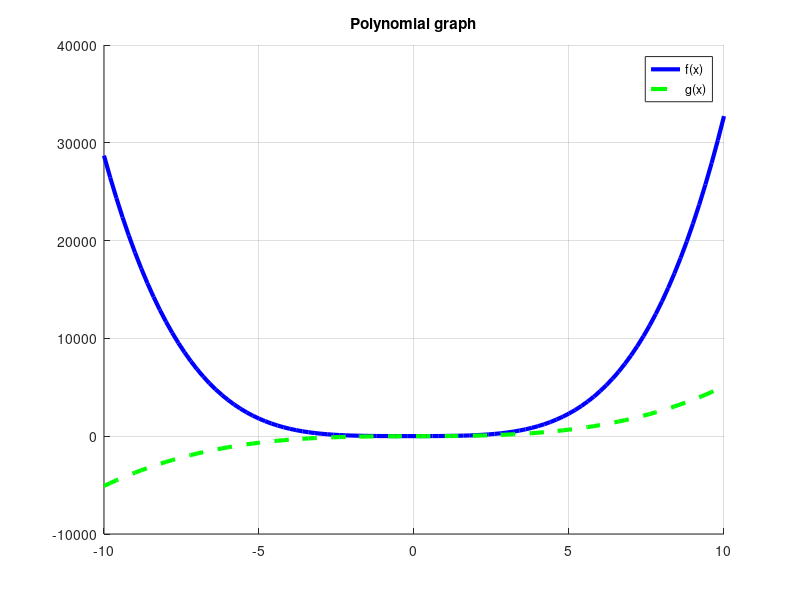

Write MATLAB code to recreate this figure.
%ex2: Plot f(x)=3x^4+2x^3+7x^2+2x+9 and g(x)=5x^3+9x+2 from x=-10 to x=10
%on the same graph

x=-10:0.2:10;
f=3*x.^4+2*x.^3+7*x.^2+2*x+9;
g=5*x.^3+9*x+2;
hold on; %starts the hold until all plots are created
plot(x,f,'b','LineWidth',3)
plot (x,g,'g --', 'LineWidth',3)
    legend('f(x)','g(x)')
    title('Polynomial graph')
    grid on %add squares
hold off; %takes the hold off.  Now both plots will be in the same figure
